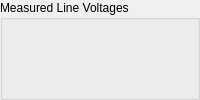
      <widget class="QGroupBox" name="groupBox_15">
       <property name="title">
        <string>Measured Line Voltages</string>
       </property>
       <layout class="QGridLayout" name="gridLayout_6">
        <item row="3" column="0">
         <widget class="CompactEpc" name="compactepc_36">
          <property name="signal_path" stdset="0">
           <string>StatusAC;VoltageAC_measured</string>
          </property>
          <property name="label_override" stdset="0">
           <string>Average</string>
          </property>
          <property name="label_visible" stdset="0">
           <bool>true</bool>
          </property>
          <property name="units_visible" stdset="0">
           <bool>true</bool>
          </property>
         </widget>
        </item>
        <item row="2" column="0">
         <widget class="CompactEpc" name="compactepc_35">
          <property name="signal_path" stdset="0">
           <string>StatusLineToLineVoltages;L3ToL2Voltage_measured</string>
          </property>
          <property name="label_override" stdset="0">
           <string/>
          </property>
          <property name="label_visible" stdset="0">
           <bool>true</bool>
          </property>
          <property name="units_visible" stdset="0">
           <bool>true</bool>
          </property>
         </widget>
        </item>
        <item row="1" column="0">
         <widget class="CompactEpc" name="compactepc_34">
          <property name="signal_path" stdset="0">
           <string>StatusLineToLineVoltages;L2ToL1Voltage_measured</string>
          </property>
          <property name="label_override" stdset="0">
           <string/>
          </property>
          <property name="label_visible" stdset="0">
           <bool>true</bool>
          </property>
          <property name="units_visible" stdset="0">
           <bool>true</bool>
          </property>
         </widget>
        </item>
        <item row="0" column="0">
         <widget class="CompactEpc" name="compactepc_33">
          <property name="signal_path" stdset="0">
           <string>StatusLineToLineVoltages;L1ToL3Voltage_measured</string>
          </property>
          <property name="label_override" stdset="0">
           <string/>
          </property>
          <property name="label_visible" stdset="0">
           <bool>true</bool>
          </property>
          <property name="units_visible" stdset="0">
           <bool>true</bool>
          </property>
         </widget>
        </item>
       </layout>
      </widget>
